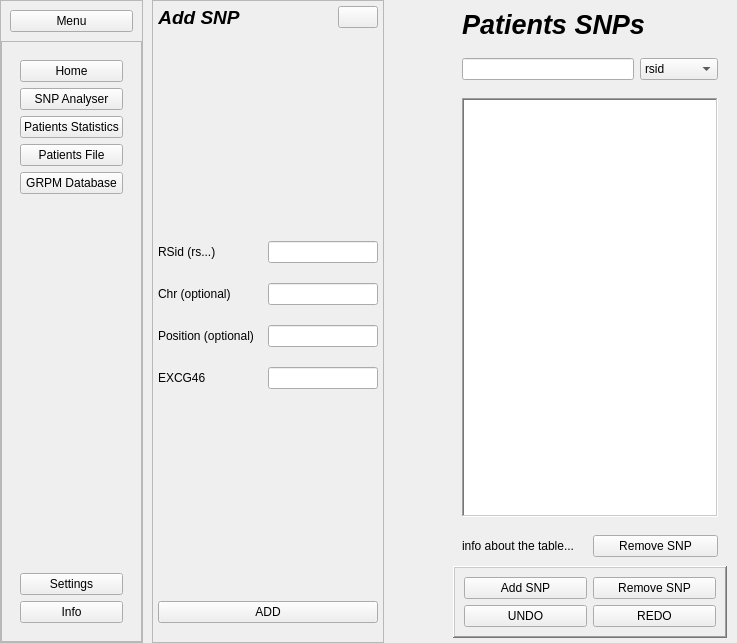
<?xml version="1.0" encoding="UTF-8"?>
<ui version="4.0">
 <class>main_widget</class>
 <widget class="QWidget" name="main_widget">
  <property name="geometry">
   <rect>
    <x>0</x>
    <y>0</y>
    <width>737</width>
    <height>643</height>
   </rect>
  </property>
  <property name="windowTitle">
   <string>Form</string>
  </property>
  <layout class="QHBoxLayout" name="horizontalLayout">
   <property name="spacing">
    <number>9</number>
   </property>
   <property name="leftMargin">
    <number>0</number>
   </property>
   <property name="topMargin">
    <number>0</number>
   </property>
   <property name="rightMargin">
    <number>0</number>
   </property>
   <property name="bottomMargin">
    <number>0</number>
   </property>
   <item>
    <widget class="QWidget" name="left_side_widget" native="true">
     <property name="sizePolicy">
      <sizepolicy hsizetype="Fixed" vsizetype="Preferred">
       <horstretch>0</horstretch>
       <verstretch>0</verstretch>
      </sizepolicy>
     </property>
     <layout class="QHBoxLayout" name="horizontalLayout_2">
      <property name="spacing">
       <number>0</number>
      </property>
      <property name="leftMargin">
       <number>0</number>
      </property>
      <property name="topMargin">
       <number>0</number>
      </property>
      <property name="rightMargin">
       <number>0</number>
      </property>
      <property name="bottomMargin">
       <number>0</number>
      </property>
      <item>
       <widget class="QFrame" name="full_sidebar_frame">
        <property name="frameShape">
         <enum>QFrame::Shape::StyledPanel</enum>
        </property>
        <layout class="QVBoxLayout" name="verticalLayout">
         <property name="spacing">
          <number>0</number>
         </property>
         <property name="leftMargin">
          <number>0</number>
         </property>
         <property name="topMargin">
          <number>0</number>
         </property>
         <property name="rightMargin">
          <number>0</number>
         </property>
         <property name="bottomMargin">
          <number>0</number>
         </property>
         <item>
          <widget class="QFrame" name="open_menu_frame">
           <property name="frameShape">
            <enum>QFrame::Shape::NoFrame</enum>
           </property>
           <property name="frameShadow">
            <enum>QFrame::Shadow::Raised</enum>
           </property>
           <layout class="QVBoxLayout" name="verticalLayout_2">
            <item>
             <widget class="QPushButton" name="menu_button">
              <property name="cursor">
               <cursorShape>PointingHandCursor</cursorShape>
              </property>
              <property name="text">
               <string>Menu</string>
              </property>
             </widget>
            </item>
           </layout>
          </widget>
         </item>
         <item>
          <widget class="QFrame" name="frame">
           <property name="frameShape">
            <enum>QFrame::Shape::StyledPanel</enum>
           </property>
           <property name="frameShadow">
            <enum>QFrame::Shadow::Raised</enum>
           </property>
           <layout class="QVBoxLayout" name="verticalLayout_3">
            <item>
             <widget class="QFrame" name="frame_2">
              <property name="frameShape">
               <enum>QFrame::Shape::NoFrame</enum>
              </property>
              <property name="frameShadow">
               <enum>QFrame::Shadow::Raised</enum>
              </property>
              <layout class="QVBoxLayout" name="verticalLayout_4">
               <item>
                <widget class="QPushButton" name="home_button">
                 <property name="cursor">
                  <cursorShape>PointingHandCursor</cursorShape>
                 </property>
                 <property name="text">
                  <string>Home</string>
                 </property>
                </widget>
               </item>
               <item>
                <widget class="QPushButton" name="menu_snp_analyser_button">
                 <property name="cursor">
                  <cursorShape>PointingHandCursor</cursorShape>
                 </property>
                 <property name="mouseTracking">
                  <bool>true</bool>
                 </property>
                 <property name="contextMenuPolicy">
                  <enum>Qt::ContextMenuPolicy::DefaultContextMenu</enum>
                 </property>
                 <property name="text">
                  <string>SNP Analyser</string>
                 </property>
                </widget>
               </item>
               <item>
                <widget class="QPushButton" name="menu_patients_statistics_button">
                 <property name="cursor">
                  <cursorShape>PointingHandCursor</cursorShape>
                 </property>
                 <property name="text">
                  <string>Patients Statistics</string>
                 </property>
                </widget>
               </item>
               <item>
                <widget class="QPushButton" name="menu_patients_file_button">
                 <property name="cursor">
                  <cursorShape>PointingHandCursor</cursorShape>
                 </property>
                 <property name="text">
                  <string>Patients File</string>
                 </property>
                </widget>
               </item>
               <item>
                <widget class="QPushButton" name="grpm_database_button">
                 <property name="cursor">
                  <cursorShape>PointingHandCursor</cursorShape>
                 </property>
                 <property name="text">
                  <string>GRPM Database</string>
                 </property>
                </widget>
               </item>
               <item>
                <spacer name="verticalSpacer">
                 <property name="orientation">
                  <enum>Qt::Orientation::Vertical</enum>
                 </property>
                 <property name="sizeHint" stdset="0">
                  <size>
                   <width>20</width>
                   <height>40</height>
                  </size>
                 </property>
                </spacer>
               </item>
              </layout>
             </widget>
            </item>
            <item>
             <widget class="QFrame" name="frame_3">
              <property name="frameShape">
               <enum>QFrame::Shape::NoFrame</enum>
              </property>
              <property name="frameShadow">
               <enum>QFrame::Shadow::Raised</enum>
              </property>
              <layout class="QVBoxLayout" name="verticalLayout_5">
               <item>
                <widget class="QPushButton" name="menu_settings_button">
                 <property name="cursor">
                  <cursorShape>PointingHandCursor</cursorShape>
                 </property>
                 <property name="text">
                  <string>Settings</string>
                 </property>
                </widget>
               </item>
               <item>
                <widget class="QPushButton" name="menu_info_button">
                 <property name="cursor">
                  <cursorShape>PointingHandCursor</cursorShape>
                 </property>
                 <property name="text">
                  <string>Info</string>
                 </property>
                </widget>
               </item>
              </layout>
             </widget>
            </item>
           </layout>
          </widget>
         </item>
        </layout>
       </widget>
      </item>
     </layout>
    </widget>
   </item>
   <item>
    <widget class="QFrame" name="operation_frame">
     <property name="frameShape">
      <enum>QFrame::Shape::StyledPanel</enum>
     </property>
     <property name="frameShadow">
      <enum>QFrame::Shadow::Raised</enum>
     </property>
     <layout class="QVBoxLayout" name="verticalLayout_7">
      <property name="spacing">
       <number>0</number>
      </property>
      <property name="leftMargin">
       <number>5</number>
      </property>
      <property name="topMargin">
       <number>5</number>
      </property>
      <property name="rightMargin">
       <number>5</number>
      </property>
      <property name="bottomMargin">
       <number>5</number>
      </property>
      <item>
       <widget class="QFrame" name="frame_4">
        <property name="frameShape">
         <enum>QFrame::Shape::NoFrame</enum>
        </property>
        <property name="frameShadow">
         <enum>QFrame::Shadow::Raised</enum>
        </property>
        <layout class="QHBoxLayout" name="horizontalLayout_6">
         <property name="spacing">
          <number>0</number>
         </property>
         <property name="leftMargin">
          <number>0</number>
         </property>
         <property name="topMargin">
          <number>0</number>
         </property>
         <property name="rightMargin">
          <number>0</number>
         </property>
         <property name="bottomMargin">
          <number>0</number>
         </property>
         <item>
          <widget class="QLabel" name="operation_title_label">
           <property name="font">
            <font>
             <pointsize>14</pointsize>
             <italic>true</italic>
             <bold>true</bold>
            </font>
           </property>
           <property name="text">
            <string>Add SNP</string>
           </property>
           <property name="alignment">
            <set>Qt::AlignmentFlag::AlignCenter</set>
           </property>
          </widget>
         </item>
         <item>
          <spacer name="horizontalSpacer">
           <property name="orientation">
            <enum>Qt::Orientation::Horizontal</enum>
           </property>
           <property name="sizeHint" stdset="0">
            <size>
             <width>40</width>
             <height>20</height>
            </size>
           </property>
          </spacer>
         </item>
         <item>
          <widget class="QPushButton" name="close_operation_button">
           <property name="cursor">
            <cursorShape>PointingHandCursor</cursorShape>
           </property>
           <property name="text">
            <string/>
           </property>
           <property name="icon">
            <iconset theme="QIcon::ThemeIcon::EditClear"/>
           </property>
          </widget>
         </item>
        </layout>
       </widget>
      </item>
      <item>
       <spacer name="verticalSpacer_5">
        <property name="orientation">
         <enum>Qt::Orientation::Vertical</enum>
        </property>
        <property name="sizeHint" stdset="0">
         <size>
          <width>20</width>
          <height>40</height>
         </size>
        </property>
       </spacer>
      </item>
      <item>
       <layout class="QGridLayout" name="operation_form">
        <item row="5" column="0">
         <spacer name="horizontalSpacer_3">
          <property name="orientation">
           <enum>Qt::Orientation::Horizontal</enum>
          </property>
          <property name="sizeHint" stdset="0">
           <size>
            <width>40</width>
            <height>20</height>
           </size>
          </property>
         </spacer>
        </item>
        <item row="4" column="1">
         <widget class="QLineEdit" name="position_input"/>
        </item>
        <item row="0" column="0">
         <widget class="QLabel" name="label_3">
          <property name="text">
           <string>RSid (rs...)</string>
          </property>
         </widget>
        </item>
        <item row="4" column="0">
         <widget class="QLabel" name="label_5">
          <property name="text">
           <string>Position (optional)</string>
          </property>
         </widget>
        </item>
        <item row="2" column="0">
         <widget class="QLabel" name="label_4">
          <property name="text">
           <string>Chr (optional)</string>
          </property>
         </widget>
        </item>
        <item row="6" column="0">
         <widget class="QLabel" name="label_6">
          <property name="text">
           <string>EXCG46</string>
          </property>
         </widget>
        </item>
        <item row="0" column="1">
         <widget class="QLineEdit" name="rsid_input"/>
        </item>
        <item row="6" column="1">
         <widget class="QLineEdit" name="excg46_input"/>
        </item>
        <item row="2" column="1">
         <widget class="QLineEdit" name="chr_input"/>
        </item>
        <item row="3" column="0">
         <spacer name="horizontalSpacer_2">
          <property name="orientation">
           <enum>Qt::Orientation::Horizontal</enum>
          </property>
          <property name="sizeHint" stdset="0">
           <size>
            <width>40</width>
            <height>20</height>
           </size>
          </property>
         </spacer>
        </item>
        <item row="1" column="0">
         <spacer name="horizontalSpacer_4">
          <property name="orientation">
           <enum>Qt::Orientation::Horizontal</enum>
          </property>
          <property name="sizeHint" stdset="0">
           <size>
            <width>40</width>
            <height>20</height>
           </size>
          </property>
         </spacer>
        </item>
       </layout>
      </item>
      <item>
       <spacer name="verticalSpacer_4">
        <property name="orientation">
         <enum>Qt::Orientation::Vertical</enum>
        </property>
        <property name="sizeHint" stdset="0">
         <size>
          <width>20</width>
          <height>40</height>
         </size>
        </property>
       </spacer>
      </item>
      <item>
       <widget class="QPushButton" name="operation_button">
        <property name="text">
         <string>ADD</string>
        </property>
       </widget>
      </item>
      <item>
       <widget class="QLabel" name="operation_error_label">
        <property name="text">
         <string/>
        </property>
       </widget>
      </item>
     </layout>
    </widget>
   </item>
   <item>
    <widget class="QWidget" name="right_side_widget" native="true">
     <property name="sizePolicy">
      <sizepolicy hsizetype="Expanding" vsizetype="Preferred">
       <horstretch>0</horstretch>
       <verstretch>0</verstretch>
      </sizepolicy>
     </property>
     <layout class="QVBoxLayout" name="verticalLayout_6">
      <property name="spacing">
       <number>0</number>
      </property>
      <property name="leftMargin">
       <number>60</number>
      </property>
      <property name="topMargin">
       <number>0</number>
      </property>
      <property name="rightMargin">
       <number>10</number>
      </property>
      <property name="bottomMargin">
       <number>5</number>
      </property>
      <item>
       <widget class="QFrame" name="frame_6">
        <property name="frameShape">
         <enum>QFrame::Shape::NoFrame</enum>
        </property>
        <property name="frameShadow">
         <enum>QFrame::Shadow::Raised</enum>
        </property>
        <layout class="QHBoxLayout" name="horizontalLayout_3">
         <item>
          <widget class="QLabel" name="patients_snp_label">
           <property name="font">
            <font>
             <pointsize>20</pointsize>
             <italic>true</italic>
             <bold>true</bold>
            </font>
           </property>
           <property name="text">
            <string>Patients SNPs</string>
           </property>
          </widget>
         </item>
        </layout>
       </widget>
      </item>
      <item>
       <widget class="QFrame" name="search_frame">
        <property name="frameShape">
         <enum>QFrame::Shape::NoFrame</enum>
        </property>
        <property name="frameShadow">
         <enum>QFrame::Shadow::Raised</enum>
        </property>
        <layout class="QHBoxLayout" name="horizontalLayout_5">
         <item>
          <widget class="QLineEdit" name="searchbar_line_edit"/>
         </item>
         <item>
          <widget class="QComboBox" name="search_combobox">
           <item>
            <property name="text">
             <string>rsid</string>
            </property>
           </item>
           <item>
            <property name="text">
             <string>Chr</string>
            </property>
           </item>
           <item>
            <property name="text">
             <string>Position</string>
            </property>
           </item>
           <item>
            <property name="text">
             <string>EXCG46</string>
            </property>
           </item>
          </widget>
         </item>
        </layout>
       </widget>
      </item>
      <item>
       <widget class="QFrame" name="patients_frame">
        <property name="frameShape">
         <enum>QFrame::Shape::NoFrame</enum>
        </property>
        <property name="frameShadow">
         <enum>QFrame::Shadow::Raised</enum>
        </property>
        <layout class="QHBoxLayout" name="horizontalLayout_4">
         <item>
          <widget class="QTableView" name="patients_table_view">
           <property name="frameShape">
            <enum>QFrame::Shape::WinPanel</enum>
           </property>
          </widget>
         </item>
        </layout>
       </widget>
      </item>
      <item>
       <widget class="QFrame" name="frame_5">
        <property name="frameShape">
         <enum>QFrame::Shape::NoFrame</enum>
        </property>
        <property name="frameShadow">
         <enum>QFrame::Shadow::Raised</enum>
        </property>
        <layout class="QHBoxLayout" name="horizontalLayout_7">
         <item>
          <widget class="QLabel" name="label">
           <property name="text">
            <string>info about the table...</string>
           </property>
          </widget>
         </item>
         <item>
          <widget class="QPushButton" name="remove_snp_from_table_button">
           <property name="text">
            <string>Remove SNP</string>
           </property>
          </widget>
         </item>
        </layout>
       </widget>
      </item>
      <item>
       <widget class="QFrame" name="patients_buttons_frame">
        <property name="frameShape">
         <enum>QFrame::Shape::WinPanel</enum>
        </property>
        <property name="frameShadow">
         <enum>QFrame::Shadow::Raised</enum>
        </property>
        <layout class="QGridLayout" name="gridLayout">
         <item row="0" column="0">
          <widget class="QPushButton" name="add_snp_button">
           <property name="cursor">
            <cursorShape>PointingHandCursor</cursorShape>
           </property>
           <property name="text">
            <string>Add SNP</string>
           </property>
          </widget>
         </item>
         <item row="1" column="1">
          <widget class="QPushButton" name="redo_button">
           <property name="cursor">
            <cursorShape>PointingHandCursor</cursorShape>
           </property>
           <property name="text">
            <string>REDO</string>
           </property>
          </widget>
         </item>
         <item row="0" column="1">
          <widget class="QPushButton" name="remove_snp_button">
           <property name="cursor">
            <cursorShape>PointingHandCursor</cursorShape>
           </property>
           <property name="text">
            <string>Remove SNP</string>
           </property>
          </widget>
         </item>
         <item row="1" column="0">
          <widget class="QPushButton" name="undo_button">
           <property name="cursor">
            <cursorShape>PointingHandCursor</cursorShape>
           </property>
           <property name="text">
            <string>UNDO</string>
           </property>
          </widget>
         </item>
        </layout>
       </widget>
      </item>
     </layout>
    </widget>
   </item>
  </layout>
 </widget>
 <resources/>
 <connections/>
</ui>
